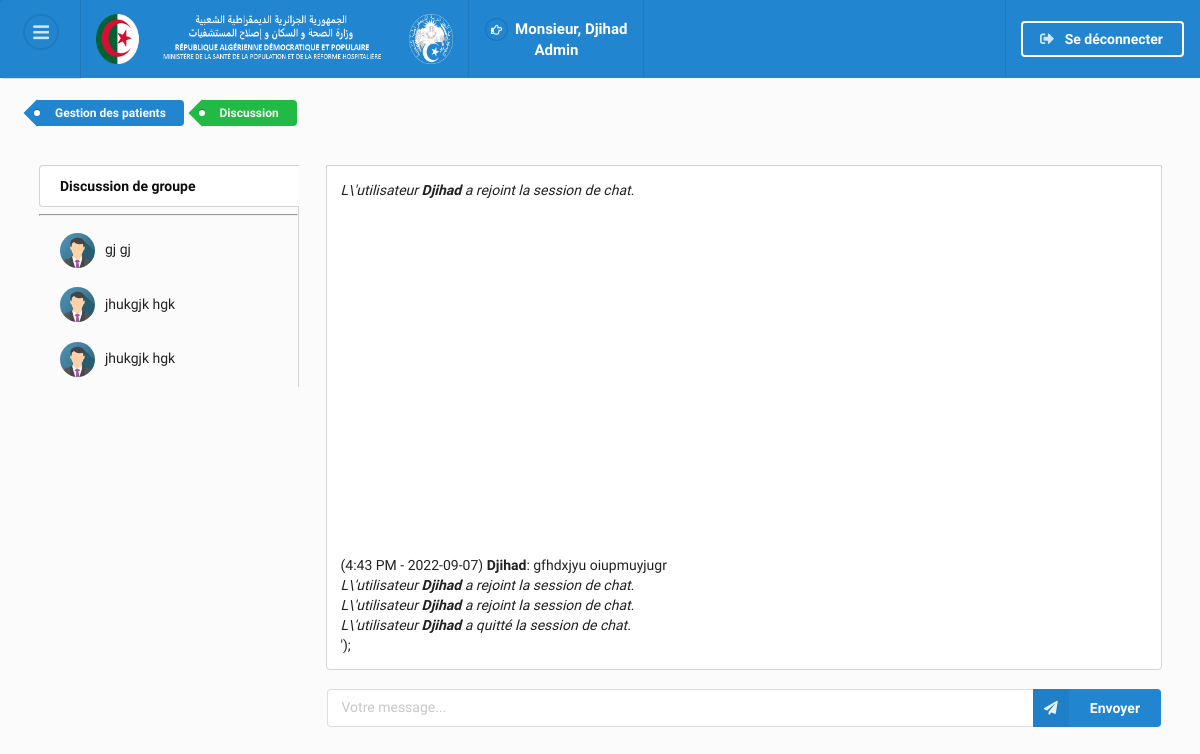
The page /patientschat/index.php (signed in) on the database as committed earlier.
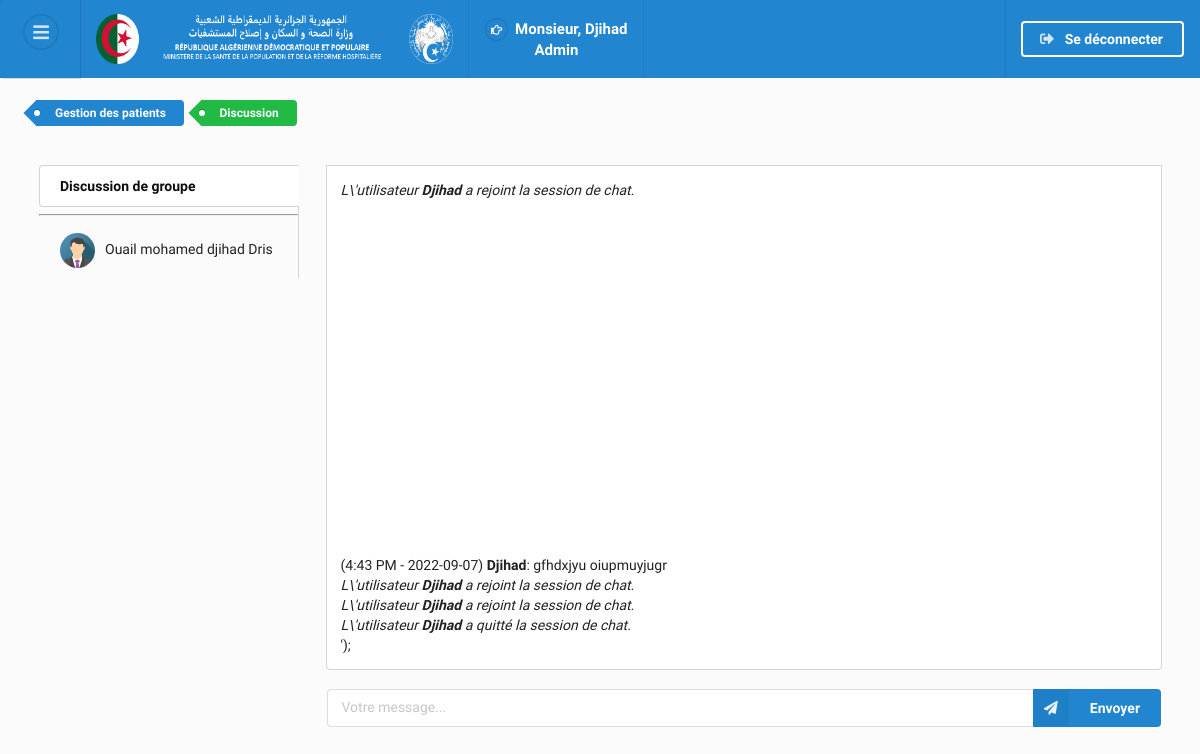
The same page on the database as committed later.
### tables this page shows
CREATE TABLE `patients` (
  `ID` int(255) NOT NULL,
  `fn` varchar(250) NOT NULL,
  `name` varchar(250) NOT NULL,
  `gender` varchar(250) NOT NULL,
  `dob` varchar(250) NOT NULL,
  `pn` varchar(250) NOT NULL,
  `email` varchar(250) NOT NULL,
  `password` varchar(250) NOT NULL,
  `mpi` varchar(250) NOT NULL,
  `status` varchar(250) NOT NULL,
  `del` varchar(250) NOT NULL,
  `notes` varchar(250) NOT NULL,
  `code` varchar(250) NOT NULL,
  `address` varchar(250) NOT NULL,
  `wilaya` varchar(250) NOT NULL,
  `height` varchar(250) NOT NULL,
  `weight` varchar(250) NOT NULL,
  `groupage` varchar(250) NOT NULL,
  `allergies` varchar(250) NOT NULL,
  `surgeries` varchar(250) NOT NULL,
  `chronic` varchar(250) NOT NULL
);

### patientschat/index.php (the view, shortened to what this page needs)
<!DOCTYPE html>
<html lang="fr" dir="ltr">
<head>
  <link rel="stylesheet" href="https://use.fontawesome.com/releases/v5.11.2/css/all.css" />
<link rel="stylesheet" type="text/css" href="../ui/semantic.min.css">
<link rel="stylesheet" href="../admin.css" />
    <link rel="stylesheet" href="../css/alertify.min.css" />
    <link rel="stylesheet" href="../css/themes/default.min.css" />
</head>
<body style="overflow-y: hidden !important;">
<?php
include('../sidebarchat.php');
?>
<div class="ui large breadcrumb">
<a id="exit" class="ui blue tag label">Gestion des patients</a>
<a class="ui green tag label">Discussion</a>
</div>
<div style="margin: 25px !important;" class="ui grid">
  <div class="four wide column">
    <div class="ui vertical fluid tabular menu" id="list">
      <a class="active item" data-tab="group" id="1g">
        Discussion de groupe
      </a>
      <hr>
      <?php
include "../db.php";
if($_COOKIE['job'] == "Admin"){
$sql = "SELECT * FROM patients WHERE del<>'yes'";
}else if($_COOKIE['job'] == "Infirmier"){
$sqls = "SELECT fn FROM admins WHERE job='Infirmier' AND name='$_COOKIE[name]' AND status='Activé' AND del<>'yes'";
$results = $conn->query($sqls);
if ($results->num_rows > 0) {
  while($rows = $results->fetch_assoc()) {
$medecin = "$rows[fn]";
$sql = "SELECT * FROM patients WHERE mpi='$medecin' AND del<>'yes'";
  }
} else {
$sql = "";
}
}else{
$sql = "SELECT * FROM patients WHERE mpi='$_COOKIE[name]' AND del<>'yes'";
}
	$result = $conn->query($sql);
	if ($result->num_rows > 0) {
		while($row = $result->fetch_assoc()) {
?>
<a class="item" id="<?php echo "$row[ID]" ?>" onclick="show(<?php echo "$row[ID]" ?>, '<?php echo "$row[name]" ?>', '<?php echo "$row[email]" ?>', '<?php echo "$row[gender]" ?>')" id="chatr">
        <img src="../img/admin-<?php echo "$row[gender]"; ?>.png" class="imgradius" style="width: 35px; height: 35px;"><span style="margin-left: 10px;"><?php echo "$row[name] "."$row[fn]"; ?></span>
</a>
<?php
}}
?>
    </div>
  </div>
  <div class="twelve wide stretched column">
    <div class="ui bottom attached active tab segment" id="group" data-tab="group">
<div style="overflow-y: auto !important; height: 375px !important;" id="chatbox">
	<?php
		if (file_exists ( "allmsg.php" ) && filesize ( "allmsg.php" ) > 0) {
		$handle = fopen ( "allmsg.php", "r" );
		$contents = fread ( $handle, filesize ("allmsg.php") );
		echo $contents;
		}else{
?>
<center><span style="bottom: 0 !important; vertical-align: middle; line-height: 375px;">Aucun messages...</span></center>
<?php
}
?>
</div>
<form style="margin-top: 5px !important;" class="ui form">
	<div class="field">
	<div class="ui action input">
	<input style="width: 80% !important" type="text" id="usermsg" placeholder="Votre message...">
	<button class="ui primary button labeled icon" id="submitmsg"><i class="send icon"></i> Envoyer</button>
    </div>
    </div>
</form>
    </div>
  </div>
</body>
</html>

### sidebarchat.php (shortened to what this page needs)
<div style="height: 78px !important; " class="ui fixed blue inverted main menu">
<div class="ui blue big launch left attached fixed button" onclick="sidebar()">
<i class="circular white content icon"></i>
</div>
<a class="item">
<img src="../ms.png" style="width: 357px; height: 50px;">
</a>
<a style="color: white !important;" href="../profile" class="item">
<center>
<h4>
<i class="hand point right outline icon circular small"></i>
<?php if ($_COOKIE['gender'] == "Mâle"){echo "Monsieur, ";}else{echo "Madame, ";}echo $_COOKIE['name']; ?>
<br>
<?php echo $_COOKIE['job']; ?>
</h4>
</center>
</a>
<div class="right menu">
<div class="item">
<a class="ui inverted button" href="../logout"><i class="logout icon"></i> Se déconnecter</a>
</div>
</div>
</div>

### admin.css (style rules this page uses)
body { background-color: #fbfbfb; font-family: 'Cairo', sans-serif !important; }
button, .button { font-family: 'Cairo', sans-serif !important; outline: none !important; cursor: pointer !important; }
a { font-family: 'Cairo', sans-serif !important; }
input, textarea { font-family: 'Cairo', sans-serif !important; }
h1, h2, h3, h4, h5, h6, p { font-family: 'Cairo', sans-serif !important; }
.imgradius { width: 130px; height: 130px; border-radius: 50%; transition: 0.5s; }
.breadcrumb { margin-left: 25px !important; margin-top: 100px !important; }
.tabular.menu .item { cursor: pointer !important; font-family: 'Cairo', sans-serif !important; }
.attached.tab.segment { transition: 0.5s !important; }

Rows that differ between the two databases and show on the page:
removed patients: gender (picture), name "jhukgjk", fn "hgk"
removed patients: gender (picture), name "jhukgjk", fn "hgk"
changed patients: name "gj" → "Ouail mohamed djihad"; fn "gj" → "Dris"
